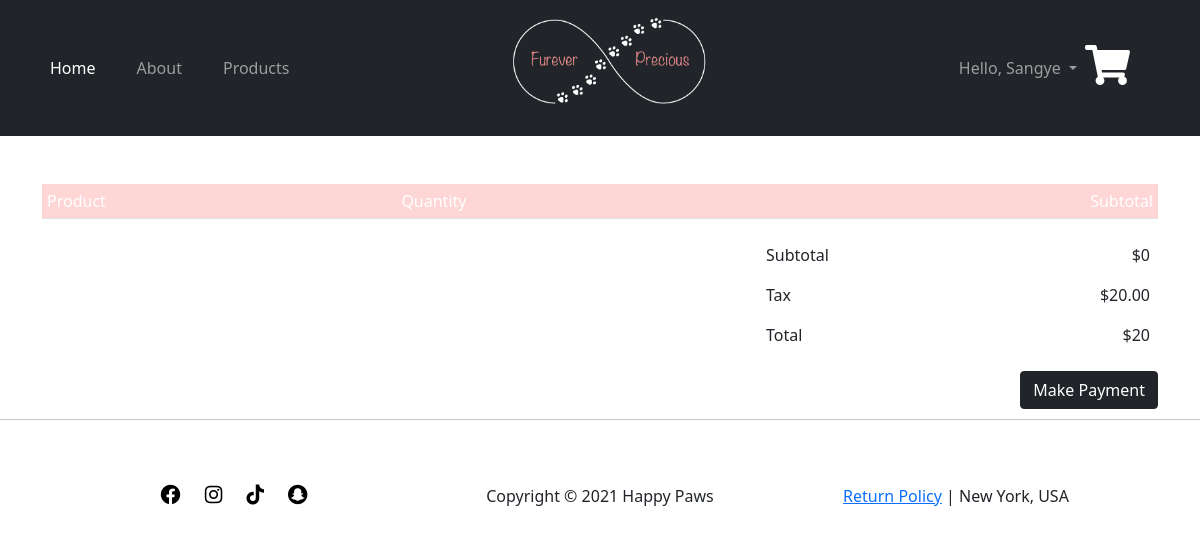
The page /cart (signed in) on the database as committed earlier.
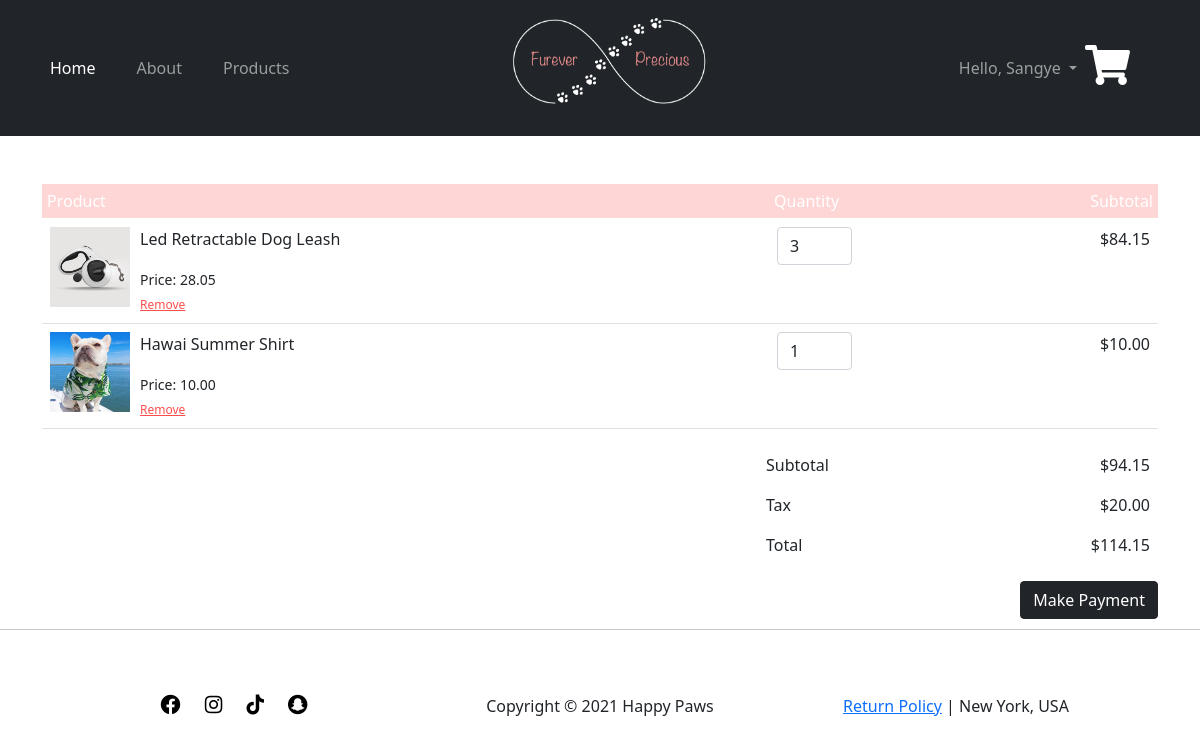
The same page on the database as committed later.
### store/models.py (models this page shows, shortened)
class Cart(models.Model):
    user = models.ForeignKey(User, on_delete=models.SET_NULL, null=True)
    product = models.ForeignKey(Product, on_delete=models.SET_NULL, null=True)
    variant = models.ForeignKey(ProductVariant, on_delete=SET_NULL, blank=True, null=True)
    quantity = models.IntegerField()
    @property
    def amount(self):
        return self.quantity * self.product.price

class Product(models.Model):
    VARIANTS = (
        ('None', 'None'),
        ('Size', 'Size'),
        ('Color', 'Color'),
        ('Size-Color', 'Size-Color')
    )
    name = models.CharField(max_length=255)
    price = models.DecimalField(max_digits=6, decimal_places=2)
    keyword = models.CharField(max_length=255)
    date_added = models.DateTimeField(default=timezone.now)
    image = models.ImageField(upload_to='products')
    description = RichTextUploadingField()
    variant = models.CharField(max_length=10, choices=VARIANTS, default='None')
    def image_tag(self):
        return mark_safe(f'<img src="{self.image.url}" height="50">')
    image_tag.short_description = "Product Image"

### store/views.py (the view)
# urls.py: path('cart', views.cart, name='cart'),
@login_required
def cart(request):
    cart = Cart.objects.filter(user=request.user)
    sub_total = 0
    tax = 20
    for order in cart:
        sub_total += order.amount
    context = {
        'cart': cart,
        'sub_total': sub_total,
        'total': sub_total + tax
    }
    return render(request, 'store/cart.html', context)

### store/templates/store/cart.html
{% extends "store/base.html" %}
{% load static %}
{% block content %}
    <div class="container mt-5 table-responsive-sm">
        <table class="table">
            <thead>
                <tr>
                    <th>Product</th>
                    <th>Quantity</th>
                    <th>Subtotal</th>
                </tr>
            </thead>
            {% for order in cart %}
                <tr>
                    <td>
                        <div class="cart-info">
                            {% if order.variant %}
                                <img src="{{ order.variant.image }}" alt="">
                            {% else %}
                                <img src="{{ order.product.image.url }}" alt="">
                            {% endif %}
                            <div>
                                <p>{{ order.product.name }} {{ order.variant.size }} {{ order.variant.color }}</p>
                                <small>Price: {{ order.product.price }}</small>
                                <br>
                                <a href="{% url 'delete_cart' order.id %}" onclick="return confirm('Remove the item from your cart?');">Remove</a>
                            </div>
                        </div>
                    </td>
                    <td><input type="number" class="form-control small-input" value="{{ order.quantity }}" min="1"></td>
                    <td>${{ order.amount }}</td>
                </tr>
            {% endfor %}
        </table>
        <div class="total-price">
            <table class="table table-borderless align-self-end">
                <tr>
                    <td>Subtotal</td>
                    <td>${{ sub_total }}</td>
                </tr>
                <tr>
                    <td>Tax</td>
                    <td>$20.00</td>
                </tr>
                <tfoot>
                    <tr>
                        <td>Total</td>
                        <td>${{ total}}</td>
                    </tr>
               </tfoot>
            </table>
        </div>
        <div class="mb-5">
            <a id="paymentBtn" class="btn btn-dark float-end">Make Payment</a>
        </div>
    </div>
{% endblock content %}

Rows that differ between the two databases and show on the page:
added Cart: product.image (picture), product.name "Led Retractable Dog Leash", product.price "28.05", quantity "3", amount "84.15"
added Cart: product.image (picture), product.name "Hawai Summer Shirt", product.price "10.00", quantity "1", amount "10.00"
Other text that changed with them:
{{ sub_total }}: "0" → "94.15"
{{ total }}: "20" → "114.15"
